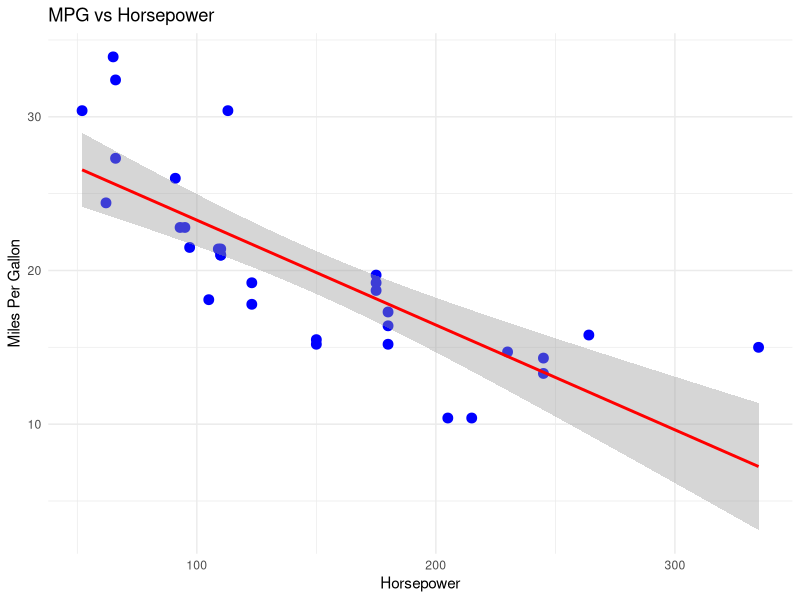
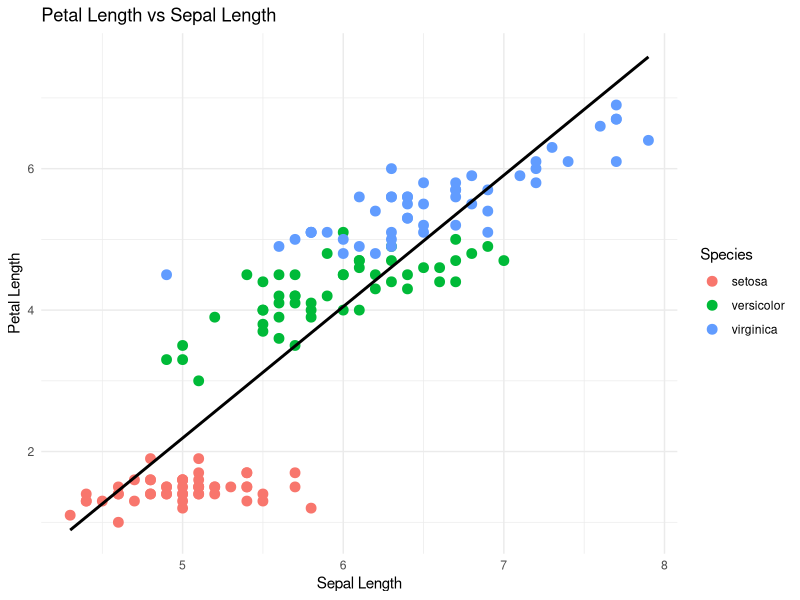

Reproduce these figures in R, in order.
library(tidyverse)

#1. SIMPLE LINEAR REGRESSION ON mtcars 

# View structure of mtcars
glimpse(mtcars)
model_simple <- lm(mpg ~ hp, data = mtcars)

cat("\n=== Simple Linear Regression (mpg ~ hp) ===\n")
print(summary(model_simple))

ggplot(mtcars, aes(x = hp, y = mpg)) +
  geom_point(color = "blue", size = 3) +
  geom_smooth(method = "lm", se = TRUE, color = "red") +
  labs(
    title = "MPG vs Horsepower",
    x = "Horsepower",
    y = "Miles Per Gallon"
  ) +
  theme_minimal()


# 2. SIMPLE LINEAR REGRESSION ON iris 

# View structure of iris
glimpse(iris)
model_iris <- lm(Petal.Length ~ Sepal.Length, data = iris)

cat("\n=== Simple Linear Regression (Petal.Length ~ Sepal.Length) ===\n")
print(summary(model_iris))

ggplot(iris, aes(x = Sepal.Length, y = Petal.Length, color = Species)) +
  geom_point(size = 3) +
  geom_smooth(method = "lm", se = FALSE, color = "black") +
  labs(
    title = "Petal Length vs Sepal Length",
    x = "Sepal Length",
    y = "Petal Length"
  ) +
  theme_minimal()
